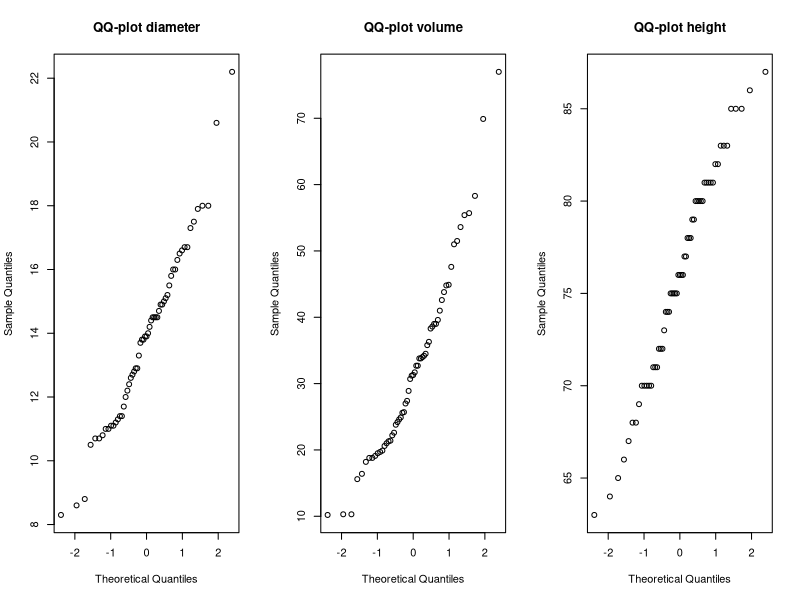
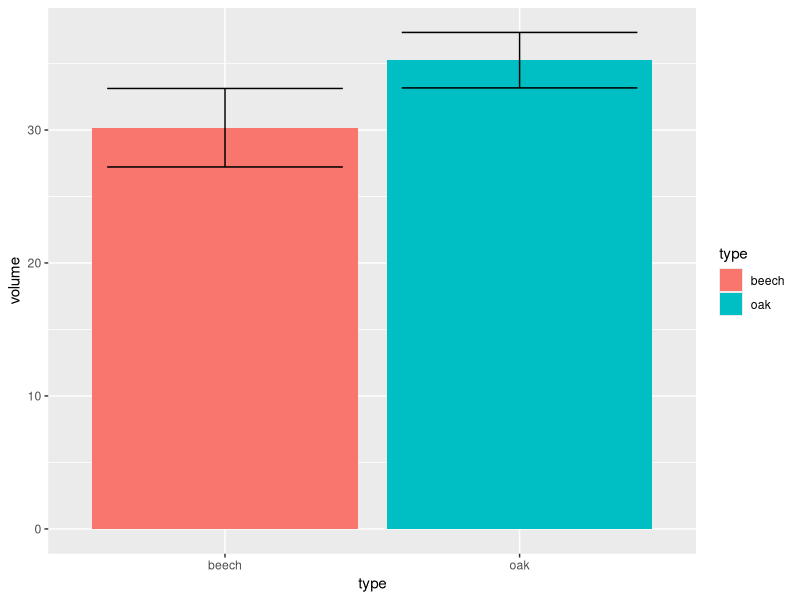

R code for these plots, in order:
## ---- chunk 1
install.packages("ggplot2")

library(ggplot2)

knitr::opts_chunk$set(echo = TRUE)
## ---- chunk 2
data_sat = read.table("./sat.txt", header=TRUE)
expend = data_sat$expend
ratio = data_sat$ratio
salary = data_sat$salary
takers = data_sat$takers
total = data_sat$total
## ---- chunk 3
# Step-up method
# First round
summary(lm(total~expend)) # multipled R^2 = 0,1448, p-value = 0.00641
summary(lm(total~ratio)) # multipled R^2 = 0.006602, p-value = 0.575
summary(lm(total~salary)) # multipled R^2 = 0.1935, p-value = 0.00139
summary(lm(total~takers)) # multipled R^2 = 0.787, p-value = <2e-16 --> choose this one first
# Second round
summary(lm(total~takers+expend)) # multipled R^2 = 0.8195, p-value = 0.00553 --> choose this one second
summary(lm(total~takers+ratio)) # multipled R^2 = 0.7991, p-value = 0.0982
summary(lm(total~takers+salary)) # multipled R^2 = 0.8056, p-value = 0.0394
# Third round
summary(lm(total~takers+expend+ratio)) # multipled R^2 = 0.8227, p-value = 0.3629 
summary(lm(total~takers+expend+salary)) # multipled R^2 = 0.8196, p-value = 0.8527
## ---- chunk 4
# Step-down method
# First round
summary(lm(total~takers+expend+ratio+salary)) # remove expend since it has the highest p-value that is not significant
# Second round
summary(lm(total~takers+ratio+salary)) # all variables have a significant p-value, so stop removing
## ---- chunk 5
takers2=(data_sat$takers)^2
takers;takers2
# Step-up method
# First round
summary(lm(total~expend)) # multipled R^2 = 0,1448, p-value = 0.00641
summary(lm(total~ratio)) # multipled R^2 = 0.006602, p-value = 0.575
summary(lm(total~salary)) # multipled R^2 = 0.1935, p-value = 0.00139
summary(lm(total~takers)) # multipled R^2 = 0.787, p-value = <2e-16 --> choose this one first
summary(lm(total~takers2)) # multipled R^2 = 0.6578, p-value = 9.28e-13
# Second round
summary(lm(total~takers+expend)) # multipled R^2 = 0.8195, p-value = 0.00553 
summary(lm(total~takers+ratio)) # multipled R^2 = 0.7991, p-value = 0.0982
summary(lm(total~takers+salary)) # multipled R^2 = 0.8056, p-value = 0.0394
summary(lm(total~takers+takers2)) # multipled R^2 = 0.8732, p-value = 8.96e-07 --> choose this one second
# Third round
summary(lm(total~takers+takers2+expend)) # multipled R^2 = 0.8859, p-value = 0.0285 --> choose this one third
summary(lm(total~takers+takers2+ratio)) # multipled R^2 = 0.8738, p-value = 0.634
summary(lm(total~takers+takers2+salary)) # multipled R^2 = 0.8858, p-value = 0.029 
# Fourth round
summary(lm(total~takers+takers2+expend+ratio)) # multipled R^2 = 0.8887, p-value = 0.2936
summary(lm(total~takers+takers2+expend+salary)) # multipled R^2 = 0.8873, p-value = 0.466
## ---- chunk 6
# First round
summary(lm(total~takers+takers2+expend+ratio+salary)) # remove salary since it has the highest p-value that is not significant
# Second round
summary(lm(total~takers+takers2+expend+ratio)) # remove ratio as it has the highest p-value that is not significant
# Third round
summary(lm(total~takers+takers2+expend)) # all variables have a significant p-value, so stop removing

## ---- chunk 7
summary(lm(total~takers+takers2+expend))
chosen_model = lm(total~takers+takers2+expend)
# model = 1052 - 6.381 * takers + 0.04741 * takers2 + 7.914 * expend
newxdata = data.frame(expend=5, takers2=625, salary=36000, takers=25)
predict(chosen_model,newxdata,interval="prediction",level=0.95)
# Fit = 961.5703; lwr = 907.6003; upr = 1015.54;
## ---- chunk 8
df = read.table("./treeVolume.txt", header=TRUE)
## ---- chunk 9
shapiro.test(df$diameter);shapiro.test(df$volume);shapiro.test(df$height);
par(mfrow=c(1,3));qqnorm(df$diameter, main="QQ-plot diameter");qqnorm(df$volume, main="QQ-plot volume");qqnorm(df$height, main="QQ-plot height");
## ---- chunk 10
# Does the type affect the volume?
fit = aov(volume ~ type, data=df)
#summary(treevollm) 
summary(fit)
## ---- chunk 11
ggplot(df, aes(y=volume, x=type, fill=type))+
  stat_summary(fun.y="mean", geom="bar",position="dodge")+
  stat_summary(fun.data = mean_se, geom = "errorbar", position="dodge",width=.8)

## ---- chunk 12
lm2 = lm(volume ~ diameter + height + type, data=df)
fit2 = anova(lm2)
fit2
## ---- chunk 13
predict(lm2)
